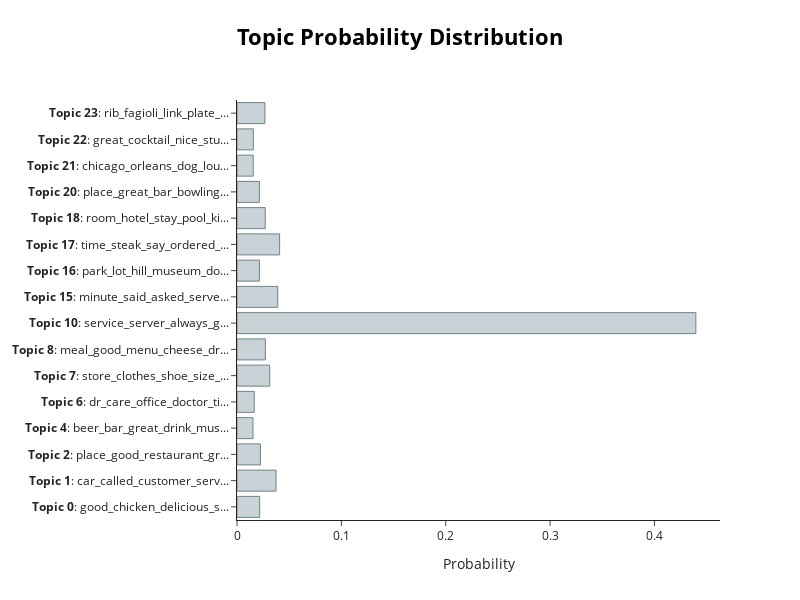

Notebook code for this chart:
### Code cell
# Visualize probability distribution
topic_model.visualize_distribution(topic_model.probabilities_[90], min_probability=0.015)

### Figure 1 — Plotly figure (JSON) as saved in the notebook; plotly's stock layout.template omitted (floating-point values rounded to 4 significant figures)
{"data": [{"marker": {"color": "#C8D2D7", "line": {"color": "#6E8484", "width": 1}}, "orientation": "h", "type": "bar", "x": [0.02173, 0.03743, 0.02244, 0.01532, 0.01652, 0.03131, 0.02718, 0.4397, 0.03907, 0.02146, 0.04084, 0.02708, 0.02145, 0.01553, 0.01567, 0.02679], "y": ["<b>Topic 0</b>: good_chicken_delicious_s...", "<b>Topic 1</b>: car_called_customer_serv...", "<b>Topic 2</b>: place_good_restaurant_gr...", "<b>Topic 4</b>: beer_bar_great_drink_mus...", "<b>Topic 6</b>: dr_care_office_doctor_ti...", "<b>Topic 7</b>: store_clothes_shoe_size_...", "<b>Topic 8</b>: meal_good_menu_cheese_dr...", "<b>Topic 10</b>: service_server_always_g...", "<b>Topic 15</b>: minute_said_asked_serve...", "<b>Topic 16</b>: park_lot_hill_museum_do...", "<b>Topic 17</b>: time_steak_say_ordered_...", "<b>Topic 18</b>: room_hotel_stay_pool_ki...", "<b>Topic 20</b>: place_great_bar_bowling...", "<b>Topic 21</b>: chicago_orleans_dog_lou...", "<b>Topic 22</b>: great_cocktail_nice_stu...", "<b>Topic 23</b>: rib_fagioli_link_plate_..."]}], "layout": {"height": 600, "hoverlabel": {"bgcolor": "white", "font": {"family": "Rockwell", "size": 16}}, "title": {"font": {"color": "Black", "size": 22}, "text": "<b>Topic Probability Distribution</b>", "x": 0.5, "xanchor": "center", "y": 0.95, "yanchor": "top"}, "width": 800, "xaxis": {"title": {"text": "Probability"}}}}
